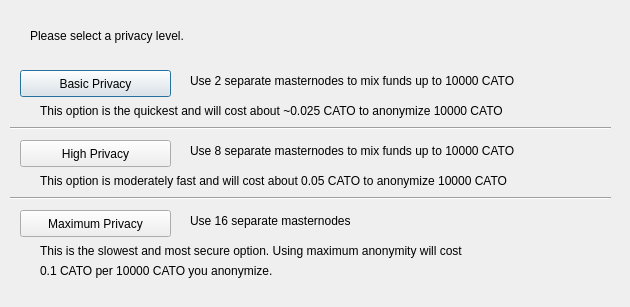
<?xml version="1.0" encoding="UTF-8"?>
<ui version="4.0">
 <class>ObfuscationConfig</class>
 <widget class="QDialog" name="ObfuscationConfig">
  <property name="geometry">
   <rect>
    <x>0</x>
    <y>0</y>
    <width>630</width>
    <height>307</height>
   </rect>
  </property>
  <property name="windowTitle">
   <string>Configure Obfuscation</string>
  </property>
  <widget class="QPushButton" name="buttonBasic">
   <property name="geometry">
    <rect>
     <x>20</x>
     <y>70</y>
     <width>151</width>
     <height>27</height>
    </rect>
   </property>
   <property name="text">
    <string>Basic Privacy</string>
   </property>
  </widget>
  <widget class="QPushButton" name="buttonHigh">
   <property name="geometry">
    <rect>
     <x>20</x>
     <y>140</y>
     <width>151</width>
     <height>27</height>
    </rect>
   </property>
   <property name="text">
    <string>High Privacy</string>
   </property>
  </widget>
  <widget class="QPushButton" name="buttonMax">
   <property name="geometry">
    <rect>
     <x>20</x>
     <y>210</y>
     <width>151</width>
     <height>27</height>
    </rect>
   </property>
   <property name="text">
    <string>Maximum Privacy</string>
   </property>
  </widget>
  <widget class="QLabel" name="label">
   <property name="geometry">
    <rect>
     <x>30</x>
     <y>20</y>
     <width>571</width>
     <height>31</height>
    </rect>
   </property>
   <property name="text">
    <string>Please select a privacy level.</string>
   </property>
  </widget>
  <widget class="QLabel" name="label_2">
   <property name="geometry">
    <rect>
     <x>190</x>
     <y>70</y>
     <width>421</width>
     <height>21</height>
    </rect>
   </property>
   <property name="text">
    <string>Use 2 separate masternodes to mix funds up to 10000 CATO</string>
   </property>
  </widget>
  <widget class="QLabel" name="label_3">
   <property name="geometry">
    <rect>
     <x>190</x>
     <y>140</y>
     <width>411</width>
     <height>21</height>
    </rect>
   </property>
   <property name="text">
    <string>Use 8 separate masternodes to mix funds up to 10000 CATO</string>
   </property>
  </widget>
  <widget class="QLabel" name="label_4">
   <property name="geometry">
    <rect>
     <x>190</x>
     <y>210</y>
     <width>421</width>
     <height>21</height>
    </rect>
   </property>
   <property name="text">
    <string>Use 16 separate masternodes</string>
   </property>
  </widget>
  <widget class="QLabel" name="label_6">
   <property name="geometry">
    <rect>
     <x>40</x>
     <y>100</y>
     <width>561</width>
     <height>21</height>
    </rect>
   </property>
   <property name="text">
    <string>This option is the quickest and will cost about ~0.025 CATO to anonymize 10000 CATO</string>
   </property>
  </widget>
  <widget class="QLabel" name="label_7">
   <property name="geometry">
    <rect>
     <x>40</x>
     <y>170</y>
     <width>561</width>
     <height>21</height>
    </rect>
   </property>
   <property name="text">
    <string>This option is moderately fast and will cost about 0.05 CATO to anonymize 10000 CATO</string>
   </property>
  </widget>
  <widget class="QLabel" name="label_8">
   <property name="geometry">
    <rect>
     <x>40</x>
     <y>240</y>
     <width>561</width>
     <height>21</height>
    </rect>
   </property>
   <property name="text">
    <string>This is the slowest and most secure option. Using maximum anonymity will cost</string>
   </property>
  </widget>
  <widget class="QLabel" name="label_9">
   <property name="geometry">
    <rect>
     <x>40</x>
     <y>260</y>
     <width>561</width>
     <height>21</height>
    </rect>
   </property>
   <property name="text">
    <string>0.1 CATO per 10000 CATO you anonymize.</string>
   </property>
  </widget>
  <widget class="Line" name="line">
   <property name="geometry">
    <rect>
     <x>10</x>
     <y>120</y>
     <width>601</width>
     <height>16</height>
    </rect>
   </property>
   <property name="orientation">
    <enum>Qt::Horizontal</enum>
   </property>
  </widget>
  <widget class="Line" name="line_2">
   <property name="geometry">
    <rect>
     <x>10</x>
     <y>190</y>
     <width>601</width>
     <height>16</height>
    </rect>
   </property>
   <property name="orientation">
    <enum>Qt::Horizontal</enum>
   </property>
  </widget>
 </widget>
 <resources/>
 <connections/>
</ui>
